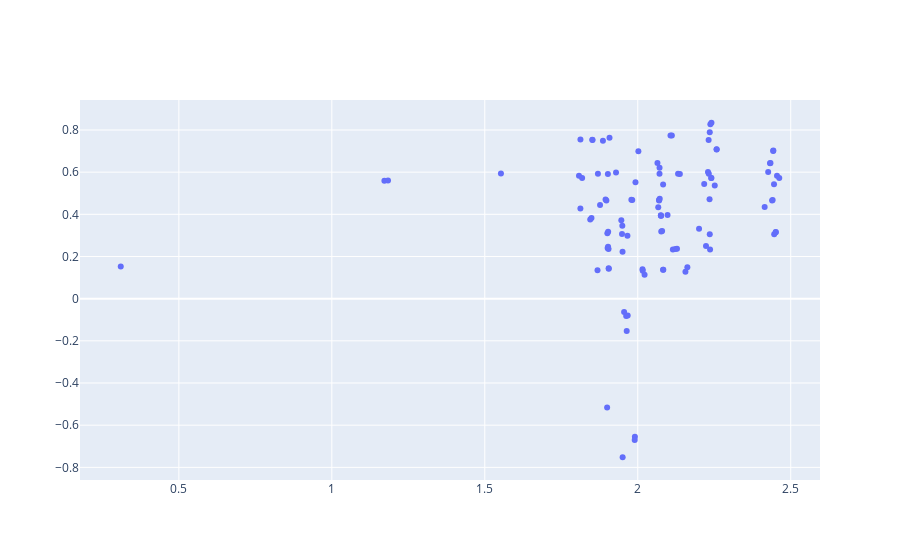

The cell this chart's notebook holds for it:
### Markdown cell above
## Extracting optimized decision variables and objective values

### Code cell
individuals = evolver.population.individuals

fig1 = go.Figure(data=go.Scatter(x=individuals[:,0], y=individuals[:,1], mode="markers"))
fig1
